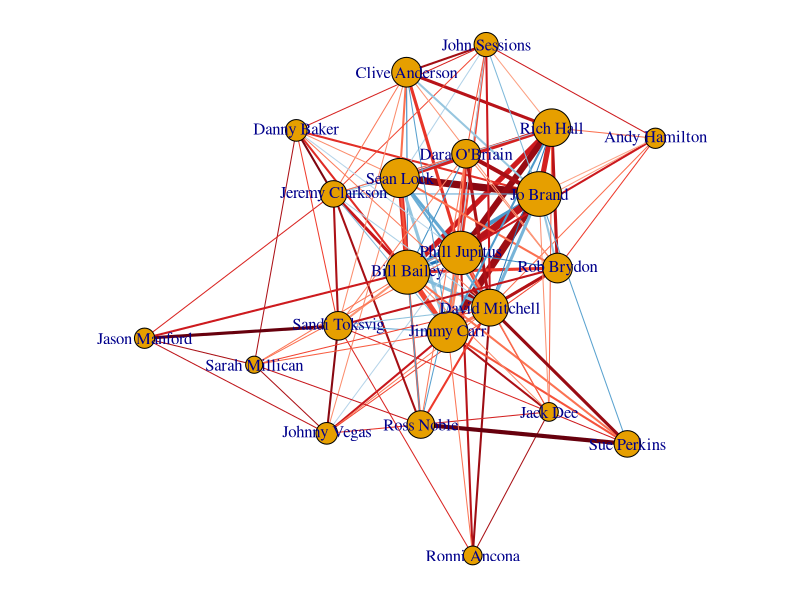
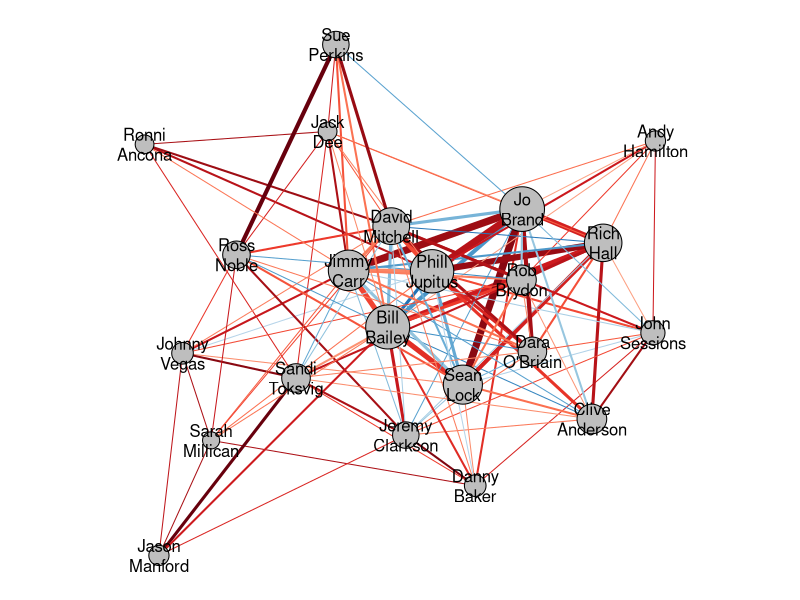
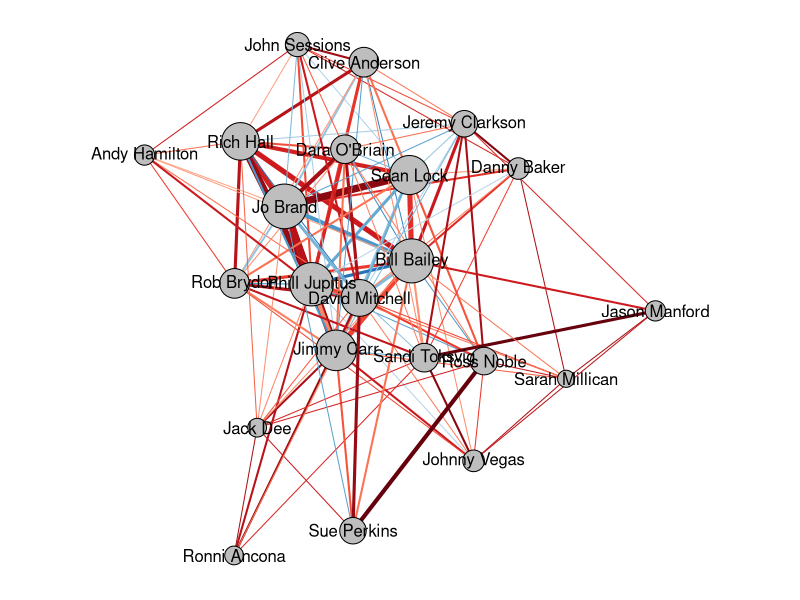

The R source for these figures, in order:
library(igraph)

setwd('/Users/Macbook/Desktop/Machine Learning and Data Analysis/Data Analysis Projects/QI Appearances')
df = read.csv('QI_data_CLEAN.csv', as.is=T)
guest_df = read.csv('guest_freqs.csv', as.is=T)

table(guest_df$Freq)
# We're only interested in those guests who were on the show at least 5 times:
rows_to_keep = c()
for (i in 1:nrow(df)){
  if (guest_df$Freq[guest_df$Guest==df$Guest1[i]]>4 && guest_df$Freq[guest_df$Guest==df$Guest2[i]]>4){
    rows_to_keep = c(rows_to_keep, i)
  }
}
df_sub = df[rows_to_keep,] # reduced from 120 guests down to just 22

# Remove multi-edges (replace with edges of varying width)
unique_pairs = unique(df_sub[,c("Guest1","Guest2")])
rows_to_remove = c()
for (i in 1:nrow(unique_pairs)){
  for (j in i:nrow(unique_pairs)){
    if (unique_pairs[i,1]==unique_pairs[j,2] && unique_pairs[i,2]==unique_pairs[j,1]){
      rows_to_remove = c(rows_to_remove,j)
    }
  }
}
unique_pairs = unique_pairs[-rows_to_remove,]
rows_to_keep = c()
for (i in 1:nrow(unique_pairs)){
  this_ind = which(df_sub$Guest1==unique_pairs[i,1] & df_sub$Guest2==unique_pairs[i,2])[1]
  rows_to_keep = c(rows_to_keep, this_ind)
}
df_sub = df_sub[rows_to_keep,]

# Initialize the graph object
gdf = graph.data.frame(df_sub[,c(7:8,1:5,9:14)], directed=F)
length(V(gdf)) # 22 guests
length(E(gdf)) # 126 pairs

# Size vertices by number of appearances
V(gdf)$size = 3*sqrt(guest_df$Freq[match(V(gdf)$name,guest_df$Guest)])

# Determine edge width by number of cooccurrences
E(gdf)$width = E(gdf)$Cooccurrence_Count

# Color edges by "Cooccurrence_Prob.extreme" and "Cooccurrence_Prob.extreme.type"
library(RColorBrewer)
my_blues = colorRampPalette(brewer.pal(9,'Blues'))(101) # less than
my_reds = colorRampPalette(brewer.pal(9,'Reds'))(101) # greater than
get_color = function (extreme,type){
  if (type == 'less'){ #blue
    my_blues[round(101 - 100*extreme)]
  } else if (type == 'greater'){ #red
    my_reds[round(101 - 100*extreme)]
  }
}
color_vec = c()
for (i in 1:length(E(gdf))){
  color_vec = c(color_vec, get_color(E(gdf)[i]$Cooccurrence_Prob.extreme,E(gdf)[i]$Cooccurrence_Prob.extreme.type))
}
E(gdf)$color = color_vec

par(mai=c(0,0,0,0))

# Plot1
plot(gdf)
View(df_sub[order(df_sub$Cooccurrence_Prob.extreme),])

# Plot 2
plot(gdf, vertex.color='gray', vertex.label=gsub(' ','\n',V(gdf)$name), 
     vertex.label.color='black', vertex.label.family='Helvetica')

# Plot 3
plot(gdf, vertex.color='gray', vertex.label.color='black', vertex.label.family='Helvetica')

